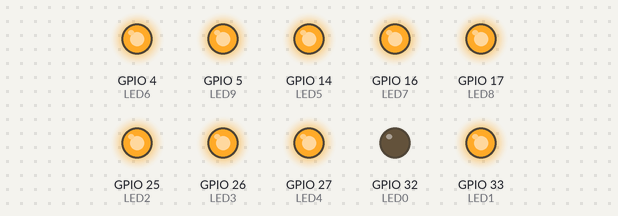
The sketch below on a simulated ESP32. Shown: output pins drawn as LEDs (lit = HIGH).

Above: at 0.1 s.
At 1.1 s:
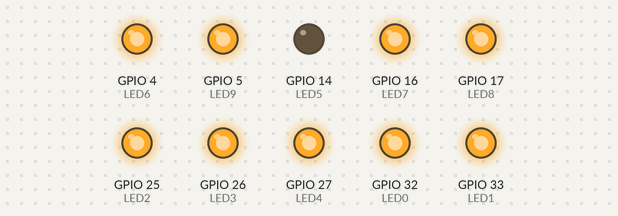
At 2.1 s:
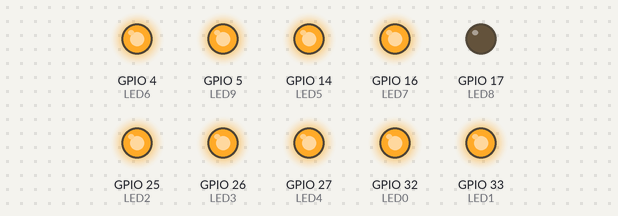
At 4.1 s:
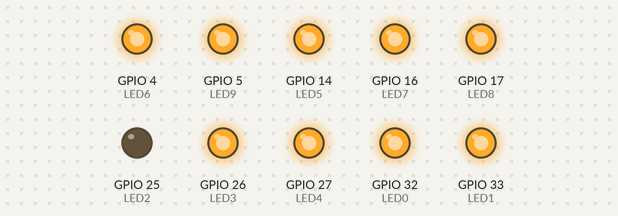
At 6.1 s:
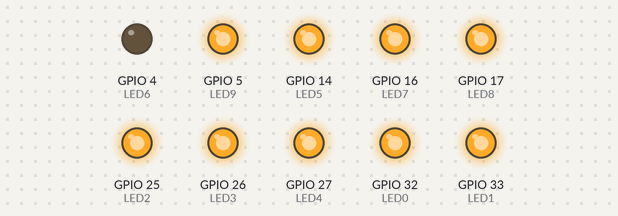
At 8.1 s:
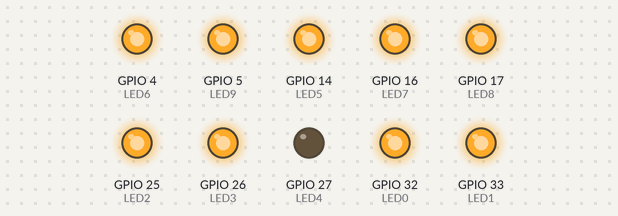
Timing chart, 0 to 8.4 s (numbered marks = the images above):
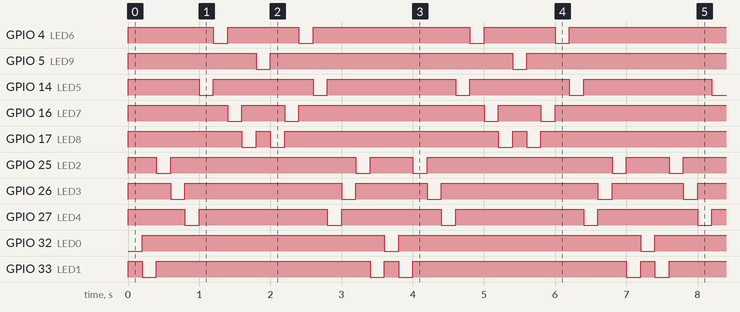

Measured:
- by itself, GPIO 4 (LED6): repeats every 3.6 s: LOW 0.20 s, HIGH 1.0 s, LOW 0.20 s, HIGH 2.2 s
- by itself, GPIO 5 (LED9): repeats every 3.6 s: LOW 0.20 s, HIGH 3.4 s
- by itself, GPIO 14 (LED5): repeats every 3.6 s: LOW 0.20 s, HIGH 1.4 s, LOW 0.20 s, HIGH 1.8 s
- by itself, GPIO 16 (LED7): repeats every 3.6 s: LOW 0.20 s, HIGH 0.60 s, LOW 0.20 s, HIGH 2.6 s
- by itself, GPIO 17 (LED8): repeats every 3.6 s: LOW 0.20 s, HIGH 0.20 s, LOW 0.20 s, HIGH 3.0 s
- by itself, GPIO 25 (LED2): repeats every 3.6 s: LOW 0.20 s, HIGH 2.6 s, LOW 0.20 s, HIGH 0.60 s
- by itself, GPIO 26 (LED3): repeats every 3.6 s: LOW 0.20 s, HIGH 2.2 s, LOW 0.20 s, HIGH 1.0 s
- by itself, GPIO 27 (LED4): repeats every 3.6 s: LOW 0.20 s, HIGH 1.8 s, LOW 0.20 s, HIGH 1.4 s

The sketch:

LEDbar.ino
```cpp
//  點亮 1~10~9~1來回循環    //a1031b.ion

#define t 200

#define LED0 32

#define LED1 33

#define LED2 25

#define LED3 26

#define LED4 27

#define LED5 14

#define LED6 04

#define LED7 16

#define LED8 17

#define LED9 05


void setup() {


  pinMode(LED0, OUTPUT);

  pinMode(LED1, OUTPUT);

  pinMode(LED2, OUTPUT);

  pinMode(LED3, OUTPUT);

  pinMode(LED4, OUTPUT);

  pinMode(LED5, OUTPUT);

  pinMode(LED6, OUTPUT);

  pinMode(LED7, OUTPUT);

  pinMode(LED8, OUTPUT);

  pinMode(LED9, OUTPUT);

}


void loop() {

  /*

   // LED0 亮

  digitalWrite(LED0, HIGH);

  digitalWrite(LED1, HIGH);

  digitalWrite(LED2, HIGH);

  digitalWrite(LED3, HIGH);

  digitalWrite(LED4, HIGH);

  digitalWrite(LED5, HIGH);

  digitalWrite(LED6, HIGH);

  digitalWrite(LED7, HIGH);

  digitalWrite(LED8, HIGH);

  digitalWrite(LED9, HIGH);

  delay(t); // wait for a second

  */

  // LED0 亮

  digitalWrite(LED0, 0);

  digitalWrite(LED1, HIGH);

  digitalWrite(LED2, HIGH);

  digitalWrite(LED3, HIGH);

  digitalWrite(LED4, HIGH);

  digitalWrite(LED5, HIGH);

  digitalWrite(LED6, HIGH);

  digitalWrite(LED7, HIGH);

  digitalWrite(LED8, HIGH);

  digitalWrite(LED9, HIGH);

  delay(t); // wait for a second


   // LED1 亮

  digitalWrite(LED0, HIGH);

  digitalWrite(LED1, 0);

  digitalWrite(LED2, HIGH);

  digitalWrite(LED3, HIGH);

  digitalWrite(LED4, HIGH);

  digitalWrite(LED5, HIGH);

  digitalWrite(LED6, HIGH);

  digitalWrite(LED7, HIGH);

  digitalWrite(LED8, HIGH);

  digitalWrite(LED9, HIGH);

  delay(t); // wait for a second

   // LED2 亮

  digitalWrite(LED0, HIGH);

  digitalWrite(LED1, HIGH);

  digitalWrite(LED2, 0);

  digitalWrite(LED3, HIGH);

  digitalWrite(LED4, HIGH);

  digitalWrite(LED5, HIGH);

  digitalWrite(LED6, HIGH);

  digitalWrite(LED7, HIGH);

  digitalWrite(LED8, HIGH);

  digitalWrite(LED9, HIGH);

  delay(t); // wait for a second

   // LED3 亮

  digitalWrite(LED0, HIGH);

  digitalWrite(LED1, HIGH);

  digitalWrite(LED2, HIGH);

  digitalWrite(LED3, 0);

  digitalWrite(LED4, HIGH);

  digitalWrite(LED5, HIGH);

  digitalWrite(LED6, HIGH);

  digitalWrite(LED7, HIGH);

  digitalWrite(LED8, HIGH);

  digitalWrite(LED9, HIGH);

  delay(t); // wait for a second

   // LED4 亮

  digitalWrite(LED0, HIGH);

  digitalWrite(LED1, HIGH);

  digitalWrite(LED2, HIGH);

  digitalWrite(LED3, HIGH);

  digitalWrite(LED4, 0);

  digitalWrite(LED5, HIGH);

  digitalWrite(LED6, HIGH);

  digitalWrite(LED7, HIGH);

  digitalWrite(LED8, HIGH);

  digitalWrite(LED9, HIGH);

  delay(t); // wait for a second


   // LED5 亮

  digitalWrite(LED0, HIGH);

  digitalWrite(LED1, HIGH);

  digitalWrite(LED2, HIGH);

  digitalWrite(LED3, HIGH);

  digitalWrite(LED4, HIGH);

  digitalWrite(LED5, 0);

  digitalWrite(LED6, HIGH);

  digitalWrite(LED7, HIGH);

  digitalWrite(LED8, HIGH);

  digitalWrite(LED9, HIGH);

  delay(t); // wait for a second


   // LED6 亮

  digitalWrite(LED0, HIGH);

  digitalWrite(LED1, HIGH);

  digitalWrite(LED2, HIGH);

  digitalWrite(LED3, HIGH);

  digitalWrite(LED4, HIGH);

  digitalWrite(LED5, HIGH);

  digitalWrite(LED6, 0);

  digitalWrite(LED7, HIGH);

  digitalWrite(LED8, HIGH);

  digitalWrite(LED9, HIGH);

  delay(t); // wait for a second


   // LED7 亮

  digitalWrite(LED0, HIGH);

  digitalWrite(LED1, HIGH);

  digitalWrite(LED2, HIGH);

  digitalWrite(LED3, HIGH);

  digitalWrite(LED4, HIGH);

  digitalWrite(LED5, HIGH);

  digitalWrite(LED6, HIGH);

  digitalWrite(LED7, 0);

  digitalWrite(LED8, HIGH);

  digitalWrite(LED9, HIGH);

  delay(t); // wait for a second


   // LED8 亮

  digitalWrite(LED0, HIGH);

  digitalWrite(LED1, HIGH);

  digitalWrite(LED2, HIGH);

  digitalWrite(LED3, HIGH);

  digitalWrite(LED4, HIGH);

  digitalWrite(LED5, HIGH);

  digitalWrite(LED6, HIGH);

  digitalWrite(LED7, HIGH);

  digitalWrite(LED8, 0);

  digitalWrite(LED9, HIGH);

  delay(t); // wait for a second

     // LED9 亮

  digitalWrite(LED0, HIGH);

  digitalWrite(LED1, HIGH);

  digitalWrite(LED2, HIGH);

  digitalWrite(LED3, HIGH);

  digitalWrite(LED4, HIGH);

  digitalWrite(LED5, HIGH);

  digitalWrite(LED6, HIGH);

  digitalWrite(LED7, HIGH);

  digitalWrite(LED8, HIGH);

  digitalWrite(LED9, 0);

  delay(t); // wait for a second


   // 回程LED8 亮

  digitalWrite(LED0, HIGH);

  digitalWrite(LED1, HIGH);

  digitalWrite(LED2, HIGH);

  digitalWrite(LED3, HIGH);

  digitalWrite(LED4, HIGH);

  digitalWrite(LED5, HIGH);

  digitalWrite(LED6, HIGH);

  digitalWrite(LED7, HIGH);

  digitalWrite(LED8, 0);

  digitalWrite(LED9, HIGH);

  delay(t); // wait for a second


   // LED7 亮

  digitalWrite(LED0, HIGH);

  digitalWrite(LED1, HIGH);

  digitalWrite(LED2, HIGH);

  digitalWrite(LED3, HIGH);

  digitalWrite(LED4, HIGH);

  digitalWrite(LED5, HIGH);

  digitalWrite(LED6, HIGH);

  digitalWrite(LED7, 0);

  digitalWrite(LED8, HIGH);

  digitalWrite(LED9, HIGH);

  delay(t); // wait for a second


   // LED6 亮

  digitalWrite(LED0, HIGH);

  digitalWrite(LED1, HIGH);

  digitalWrite(LED2, HIGH);

  digitalWrite(LED3, HIGH);

  digitalWrite(LED4, HIGH);

  digitalWrite(LED5, HIGH);

  digitalWrite(LED6, 0);

  digitalWrite(LED7, HIGH);

  digitalWrite(LED8, HIGH);

  digitalWrite(LED9, HIGH);

  delay(t); // wait for a second


   // LED5 亮

  digitalWrite(LED0, HIGH);

  digitalWrite(LED1, HIGH);

  digitalWrite(LED2, HIGH);

  digitalWrite(LED3, HIGH);

  digitalWrite(LED4, HIGH);

  digitalWrite(LED5, 0);

  digitalWrite(LED6, HIGH);

  digitalWrite(LED7, HIGH);

  digitalWrite(LED8, HIGH);

  digitalWrite(LED9, HIGH);

  delay(t); // wait for a second


   // LED4 亮

  digitalWrite(LED0, HIGH);

  digitalWrite(LED1, HIGH);

  digitalWrite(LED2, HIGH);

  digitalWrite(LED3, HIGH);

  digitalWrite(LED4, 0);

  digitalWrite(LED5, HIGH);

  digitalWrite(LED6, HIGH);

  digitalWrite(LED7, HIGH);

  digitalWrite(LED8, HIGH);

  digitalWrite(LED9, HIGH);

  delay(t); // wait for a second


   // LED3 亮

  digitalWrite(LED0, HIGH);

  digitalWrite(LED1, HIGH);

  digitalWrite(LED2, HIGH);

  digitalWrite(LED3, 0);

  digitalWrite(LED4, HIGH);

  digitalWrite(LED5, HIGH);

  digitalWrite(LED6, HIGH);

  digitalWrite(LED7, HIGH);

  digitalWrite(LED8, HIGH);

  digitalWrite(LED9, HIGH);

  delay(t); // wait for a second


   // LED2 亮

  digitalWrite(LED0, HIGH);

  digitalWrite(LED1, HIGH);

  digitalWrite(LED2, 0);

  digitalWrite(LED3, HIGH);

  digitalWrite(LED4, HIGH);

  digitalWrite(LED5, HIGH);

  digitalWrite(LED6, HIGH);

  digitalWrite(LED7, HIGH);

  digitalWrite(LED8, HIGH);

  digitalWrite(LED9, HIGH);

  delay(t); // wait for a second


   // LED1 亮

  digitalWrite(LED0, HIGH);

  digitalWrite(LED1, 0);

  digitalWrite(LED2, HIGH);

  digitalWrite(LED3, HIGH);

  digitalWrite(LED4, HIGH);

  digitalWrite(LED5, HIGH);

  digitalWrite(LED6, HIGH);

  digitalWrite(LED7, HIGH);

  digitalWrite(LED8, HIGH);

  digitalWrite(LED9, HIGH);

  delay(t); // wait for a second

}
```
